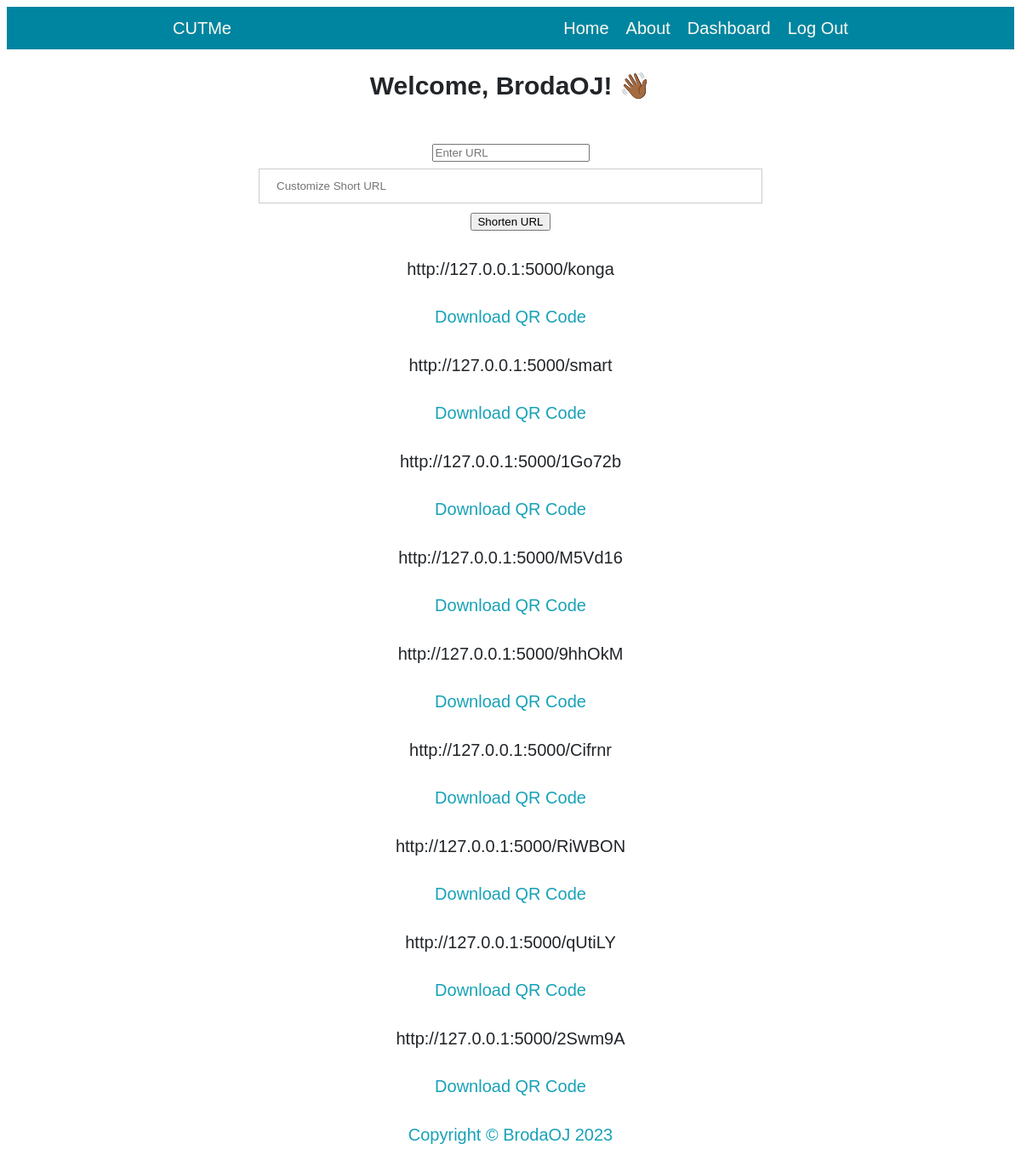
/ (signed in), run on the app's committed database.
### app.py (models this page shows, shortened)
class User(db.Model, UserMixin):
    __tablename__ = 'users'
    id = db.Column(db.Integer, primary_key=True)
    username = db.Column(db.String(50), unique=True, nullable=False)
    password = db.Column(db.String(100), nullable=False)
    created_urls = db.relationship('URL', backref='created_by', foreign_keys='URL.user_id')

class URL(db.Model):
    __tablename__ = 'urls'
    id = db.Column(db.Integer, primary_key=True)
    short_code = db.Column(db.String(6), unique=True, nullable=False)
    long_url = db.Column(db.String)
    short_url = db.Column(db.String)
    custom_short_url = db.Column(db.String)  # Add custom_short_url attribute
    user_id = db.Column(db.Integer, db.ForeignKey('users.id'))
    created_at = db.Column(db.DateTime, default=datetime.utcnow)
    clicks = db.relationship('Analytics', backref='url', lazy='dynamic')

### app.py (the view)
@app.route('/')
@login_required
def index():
    user = current_user
    urls = user.created_urls
    return render_template('index.html', user=user, urls=urls)

### app.py (called while the page is built)
@login_manager.user_loader
def load_user(user_id):
    return User.query.get(int(user_id))

### templates/index.html (shortened to what this page needs)
{% extends 'layout.html' %}
{% block content %}
{% if current_user.is_authenticated %}
<h2>Welcome, {{ current_user.username }}! <span class="wave">👋🏾</span></h2>
<br>
<form method="POST" action="/shorten">
    <input type="url" name="url" placeholder="Enter URL" required>
    <input type="text" name="custom_short_url" placeholder="Customize Short URL">
    <button type="submit">Shorten URL</button>
  </form>
  {% for url in urls %}
    <p>{{ url.short_url }}</p>
    <a href="/qr/{{ url.short_code }}">Download QR Code</a>
  {% endfor %}
  {% endif %}
  {% endblock content %}

### static/css/style.css (style rules this page uses)
* { font-family: Arial, Helvetica, sans-serif; box-sizing: border-box; }
body { font-size:20px; color:#212529; text-align: center; font-family:Lora,'Times New Roman',serif, }
a { text-decoration: none; color: #17a2b8; }
input[type=text], input[type=password] { width: 100%; padding: 12px 20px; margin: 8px 0; display: inline-block; border: 1px solid #ccc; box-sizing: border-box; }
p { line-height:1.5;margin:30px 0 }

### data on the page
User: username "BrodaOJ"
URL: short_url "http://127.0.0.1:5000/konga"
URL: short_url "http://127.0.0.1:5000/smart"
URL: short_url "http://127.0.0.1:5000/1Go72b"
URL: short_url "http://127.0.0.1:5000/M5Vd16"
URL: short_url "http://127.0.0.1:5000/9hhOkM"
URL: short_url "http://127.0.0.1:5000/Cifrnr"
URL: short_url "http://127.0.0.1:5000/RiWBON"
URL: short_url "http://127.0.0.1:5000/qUtiLY"
URL: short_url "http://127.0.0.1:5000/2Swm9A"
